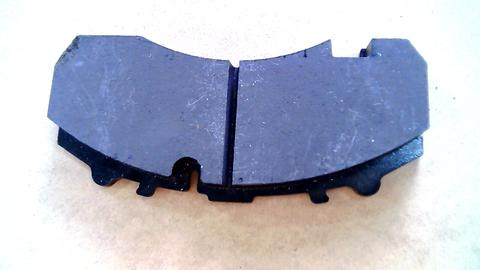
#> input picture balata/dataset/26013/7.jpg, 480 x 270 px
$ python balatav2.py   (Python 2 division)
#> lines starting #> are read from the running program, lines starting #| are printed output that depends on the picture; after the words box and inside, x2 and y2 are one past the last pixel; in counts of white or black regions, pixels touching at a corner belong together
import cv2
import imutils
from scipy.spatial import distance as dist
from imutils import perspective
import numpy as np
from pylsd import lsd

def read_image(img_name):
#> called with img_name = 'dataset/26013/7.jpg'
    img = cv2.imread(img_name,1)
#> img is the input picture: shape (270, 480, 3); mean B, G, R 200.2, 184, 180.9
    if img is None:
        print ("file: '{}' could not read".format(img_name))
        return -1
    else:
        return img

def four_point_transform(image,pts):

    rect = perspective.order_points(pts)
    (tl,tr,br,bl) = rect

    # compute the width of the new image, which will be the
    # maximum distance between bottom-right and bottom-left
    # x-coordiates or the top-right and top-left x-coordinates
    widthA = np.sqrt(((br[0] - bl[0]) ** 2) + ((br[1] - bl[1]) ** 2))
    widthB = np.sqrt(((tr[0] - tl[0]) ** 2) + ((tr[1] - tl[1]) ** 2))
    maxWidth = max(int(widthA), int(widthB))

    # compute the height of the new image, which will be the
    # maximum distance between the top-right and bottom-right
    # y-coordinates or the top-left and bottom-left y-coordinates
    heightA = np.sqrt(((tr[0] - br[0]) ** 2) + ((tr[1] - br[1]) ** 2))
    heightB = np.sqrt(((tl[0] - bl[0]) ** 2) + ((tl[1] - bl[1]) ** 2))
    maxHeight = max(int(heightA), int(heightB))

    # in the top-left, top-right, bottom-right, and bottom-left
    # order
    dst = np.array([
    	[0, 0],
    	[maxWidth - 1, 0],
    	[maxWidth - 1, maxHeight - 1],
    	[0, maxHeight - 1]], dtype = "float32")

    # compute the perspective transform matrix
    M = cv2.getPerspectiveTransform(rect, dst)

    warped = cv2.warpPerspective(image, M, (maxWidth, maxHeight))

    # return the warped image
    return warped,M

def illimunation(img):
    lab= cv2.cvtColor(img, cv2.COLOR_BGR2LAB)
#> lab: shape (270, 480, 3); mean of channels 0, 1, 2 189.2, 131.4, 119

    l, a, b = cv2.split(lab)
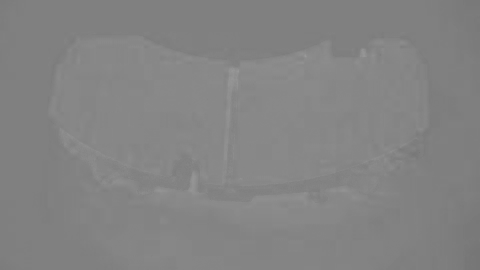
#> a: shape (270, 480); min 118, max 153, mean 131.4
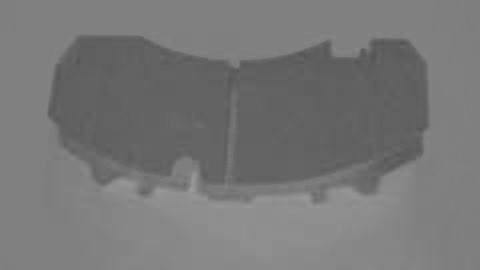
#> b: shape (270, 480); min 84, max 158, mean 119

    clahe = cv2.createCLAHE(clipLimit=3.0, tileGridSize=(8,8))
    cl = clahe.apply(l)

    limg = cv2.merge((cl,a,b))
#> limg: shape (270, 480, 3); mean of channels 0, 1, 2 182.6, 131.4, 119
    final = cv2.cvtColor(limg, cv2.COLOR_LAB2BGR)
    return final


if __name__ =='__main__':

    src = read_image("dataset/26013/7.jpg")
    correctedSrc = illimunation(src)
    img = cv2.cvtColor(correctedSrc,cv2.COLOR_BGR2GRAY)
#> img: shape (270, 480)

    img = cv2.GaussianBlur(img, (5, 5), 0)
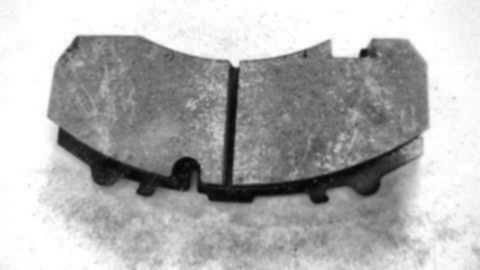
#> img: shape (270, 480); min 6, max 255, mean 177.9

    edged = imutils.auto_canny(img)
#> edged: shape (270, 480); 1.7% white in thin lines or dots, all inside (x1, y1, x2, y2) = (47, 35, 430, 253)
    edged = cv2.dilate(edged, None, iterations=1)
#> edged: shape (270, 480); 5.6% white; 9 white regions, largest, box (x1, y1, x2, y2) and area: (46, 34, 431, 205) 6683, (184, 94, 207, 112) 201, (332, 141, 344, 155) 109
    edged = cv2.erode(edged, None, iterations=1)
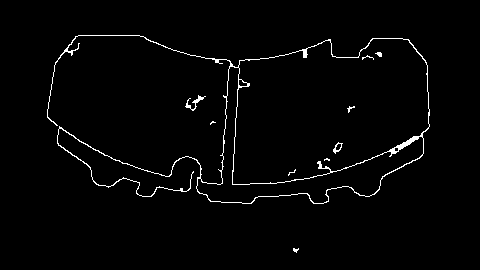
#> edged: shape (270, 480); 1.9% white in thin lines or dots, all inside (x1, y1, x2, y2) = (47, 35, 430, 253)

    # find contours in the edge map
    cnts = cv2.findContours(edged.copy(),  cv2.RETR_EXTERNAL, cv2.CHAIN_APPROX_SIMPLE)[1]
#> cnts = 4 contours, 2 with area under 20; largest, box (x1, y1, x2, y2) and area: (47, 35, 430, 204) 28476, (185, 95, 206, 111) 46
    cnts = sorted(cnts, key= cv2.contourArea, reverse= True)

    box = cv2.minAreaRect(cnts[0])
#> box = ((238, 119.5), (166.8, 382.2), -89.35)
    box = cv2.boxPoints(box)
#> box = [[428.1, 205.1], [45.95, 200.8], [47.86, 33.96], [430, 38.32]]
    box = np.array(box, dtype="int")
#> box = [[428, 205], [45, 200], [47, 33], [430, 38]]
    box = perspective.order_points(box)
#> box = [[47, 33], [430, 38], [428, 205], [45, 200]]
    warped = four_point_transform(edged.copy(), box)[0]
#> in four_point_transform, `(tl,tr,br,bl) = rect`: tl = [47, 33]; tr = [430, 38]; br = [428, 205]; bl = [45, 200]
#> in four_point_transform, `widthA = np.sqrt(((br[0] - bl[0]) ** 2) + ((br[1] - bl[1]) ** 2))`: widthA = 383
#> in four_point_transform, `heightA = np.sqrt(((tr[0] - br[0]) ** 2) + ((tr[1] - br[1]) ** 2))`: heightA = 167
#> in four_point_transform, `dst = np.array([ [0, 0], [maxWidth - 1, 0], [maxWidth - 1, maxHeight -..`: dst = [[0, 0], [382, 0], [382, 166], [0, 166]]
#> in four_point_transform, `M = cv2.getPerspectiveTransform(rect, dst)`: M = [[0.997, 0.0119, -47.26], [-0.013, 0.994, -32.19], [-3.34e-19, -1.15e-19, 1]]
    srcWarped,H = four_point_transform(src.copy(), box)
#> in four_point_transform (call 2), `warped = cv2.warpPerspective(image, M, (maxWidth, maxHeight))`:
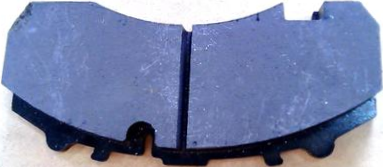
#> warped: shape (167, 383, 3); mean of channels 0, 1, 2 168.4, 131.1, 120.3; drawn as B, G, R
#> H has the same summary as M in four_point_transform

    centroid = [srcWarped.shape[1]/2,srcWarped.shape[0]/2]
#> centroid = [191, 83]
    ## Calculate Width
    i = int(centroid[1]-int(centroid[1]*20.0/100))
#> i = 67
    index = []
    for j in range(0,warped.shape[1]):
        if(warped[i][j] > 30):
            index.append(j)
#> after the loop, index = [2, 3, 139, 140, 141, 145, 146, 147, 148, 149, 150, 151, 179, 180, 190, 191, 380, 381]

    bWidth = index[-1]-index[0]
#> bWidth = 379
    print "width of src:"+str(bWidth)
#| width of src:379

    # Calculate Height
    roi = srcWarped[:,int(centroid[0]-int(centroid[0]*20.0/100)):int(centroid[0]+int(centroid[0]*20.0/100))].copy()
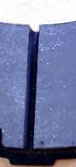
#> roi: shape (167, 76, 3); mean of channels 0, 1, 2 160.6, 123, 115.9; drawn as B, G, R
    roi = cv2.GaussianBlur(roi, (3, 3), 0)
    grayRoi = cv2.cvtColor(roi,cv2.COLOR_BGR2GRAY)
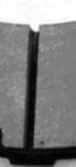
#> grayRoi: shape (167, 76); min 2, max 255, mean 125.1
#> (the run stopped early here; a loop or call above may not have finished)

$ run again, with balata/dataset/26013/1.jpg copied over balata/dataset/26013/7.jpg
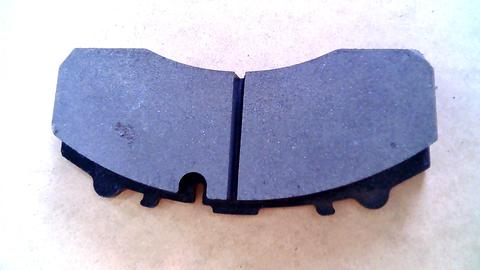
#> input picture balata/dataset/26013/1.jpg, 480 x 270 px
#> in read_image, img is the input picture: shape (270, 480, 3); mean B, G, R 197.9, 177.1, 178.2
#> lab: shape (270, 480, 3); mean of channels 0, 1, 2 184.1, 133.6, 117.3
#> limg: shape (270, 480, 3); mean of channels 0, 1, 2 178.3, 133.6, 117.3
#> `edged = cv2.erode(edged, None, iterations=1)`:
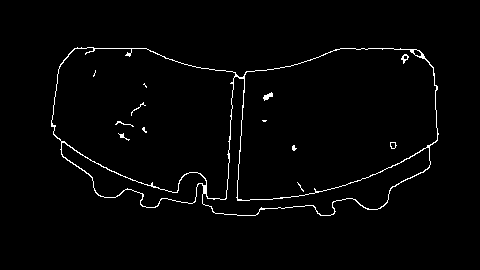
#> edged: shape (270, 480); 1.8% white in thin lines or dots, all inside (x1, y1, x2, y2) = (51, 47, 439, 216)
#> cnts = 1 contour; box (x1, y1, x2, y2) and area: (51, 47, 439, 216) 52986
#> `box = cv2.minAreaRect(cnts[0])`: box = ((244.5, 131.3), (167.5, 387), -89.81)
#> `box = cv2.boxPoints(box)`: box = [[437.7, 215.7], [50.69, 214.4], [51.24, 46.86], [438.3, 48.12]]
#> `box = np.array(box, dtype="int")`: box = [[437, 215], [50, 214], [51, 46], [438, 48]]
#> `box = perspective.order_points(box)`: box = [[51, 46], [438, 48], [437, 215], [50, 214]]
#> tl = [51, 46]; tr = [438, 48]; br = [437, 215]; bl = [50, 214]
#> widthA = 387
#> heightA = 167
#> heightB = 168
#> dst = [[0, 0], [386, 0], [386, 167], [0, 167]]
#> M = [[0.991, 0.0059, -50.8], [-0.00513, 0.993, -45.43], [-1.54e-05, -1.83e-07, 1]]
#> warped: shape (168, 387, 3)
#> H has the same summary as M in four_point_transform
#> after the loop `for j in range(0,warped.shape[1]):`: index = [1, 2, 3, 79, 80, 178, 179, 180, 190, 191, 384, 385]
#> bWidth = 384
#| width of src:384
#> `grayRoi = cv2.cvtColor(roi,cv2.COLOR_BGR2GRAY)`:
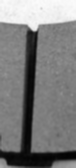
#> grayRoi: shape (168, 76); min 3, max 251, mean 124.5

$ run again, with balata/dataset/26013/2.jpg copied over balata/dataset/26013/7.jpg
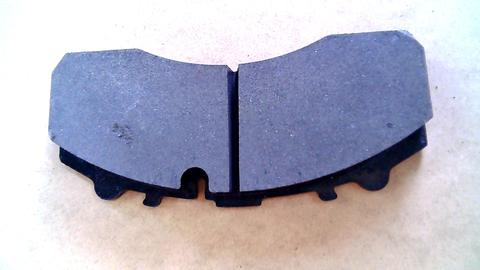
#> input picture balata/dataset/26013/2.jpg, 480 x 270 px
#> in read_image, img is the input picture: shape (270, 480, 3); mean B, G, R 194.4, 178.1, 179
#> lab: shape (270, 480, 3); mean of channels 0, 1, 2 184.6, 132.5, 119.5
#> limg: shape (270, 480, 3); mean of channels 0, 1, 2 177.7, 132.5, 119.5
#> `edged = cv2.erode(edged, None, iterations=1)`:
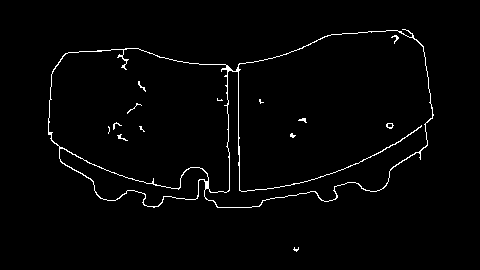
#> edged: shape (270, 480); 1.8% white in thin lines or dots, all inside (x1, y1, x2, y2) = (48, 29, 434, 252)
#> cnts = 2 contours, 1 with area under 20; largest, box (x1, y1, x2, y2) and area: (48, 29, 434, 208) 52562
#> `box = cv2.minAreaRect(cnts[0])`: box = ((240.5, 123.8), (385.5, 167.5), -3.96)
#> `box = cv2.boxPoints(box)`: box = [[54, 220.6], [42.43, 53.53], [427, 26.92], [438.5, 194]]
#> `box = np.array(box, dtype="int")`: box = [[53, 220], [42, 53], [426, 26], [438, 194]]
#> `box = perspective.order_points(box)`: box = [[42, 53], [426, 26], [438, 194], [53, 220]]
#> tl = [42, 53]; tr = [426, 26]; br = [438, 194]; bl = [53, 220]
#> widthA = 385.9
#> widthB = 384.9
#> maxWidth = 385
#> heightA = 168.4
#> heightB = 167.4
#> maxHeight = 168
#> dst = [[0, 0], [384, 0], [384, 167], [0, 167]]
#> M = [[1, -0.0661, -38.63], [0.0703, 0.999, -55.91], [1.75e-05, 1.33e-05, 1]]
#> warped: shape (168, 385, 3)
#> H has the same summary as M in four_point_transform
#> after the loop `for j in range(0,warped.shape[1]):`: index = [1, 2, 3, 181, 192, 383, 384]
#> bWidth = 383
#| width of src:383
#> `grayRoi = cv2.cvtColor(roi,cv2.COLOR_BGR2GRAY)`:
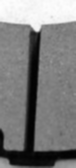
#> grayRoi: shape (168, 76); min 2, max 254, mean 124.6
